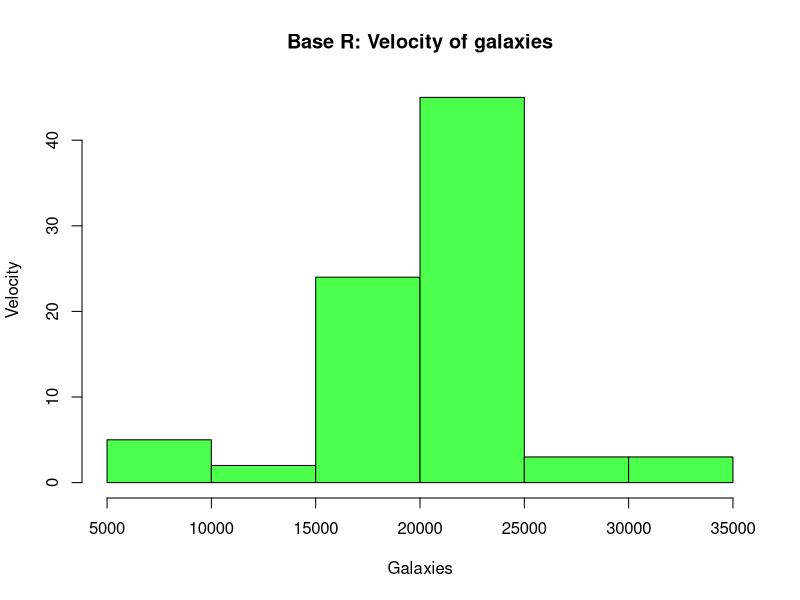
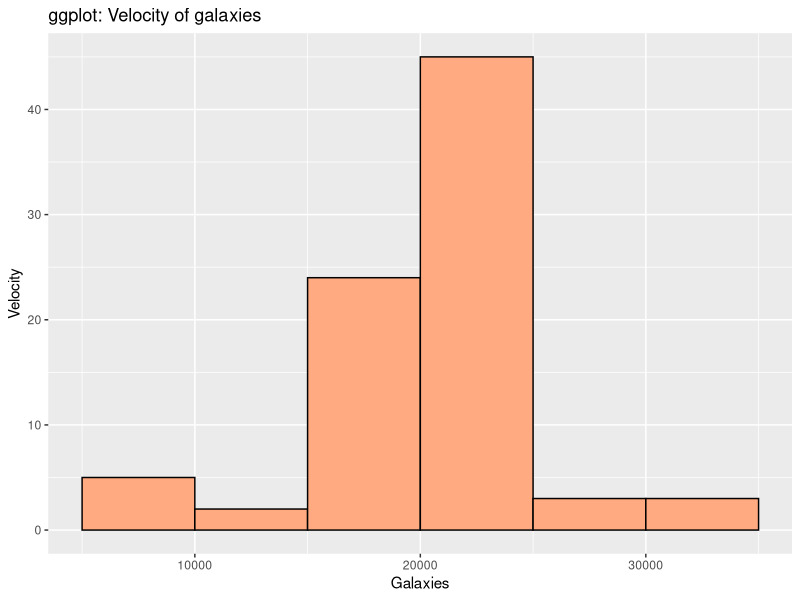
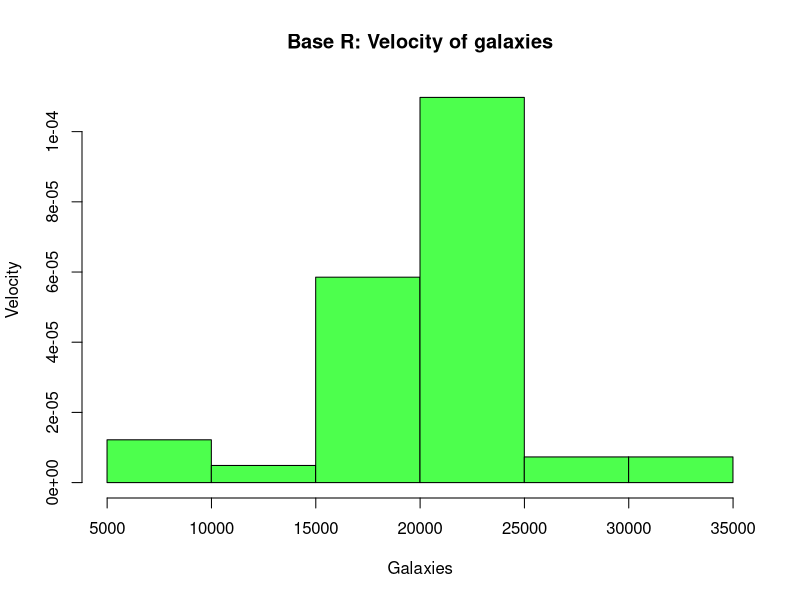
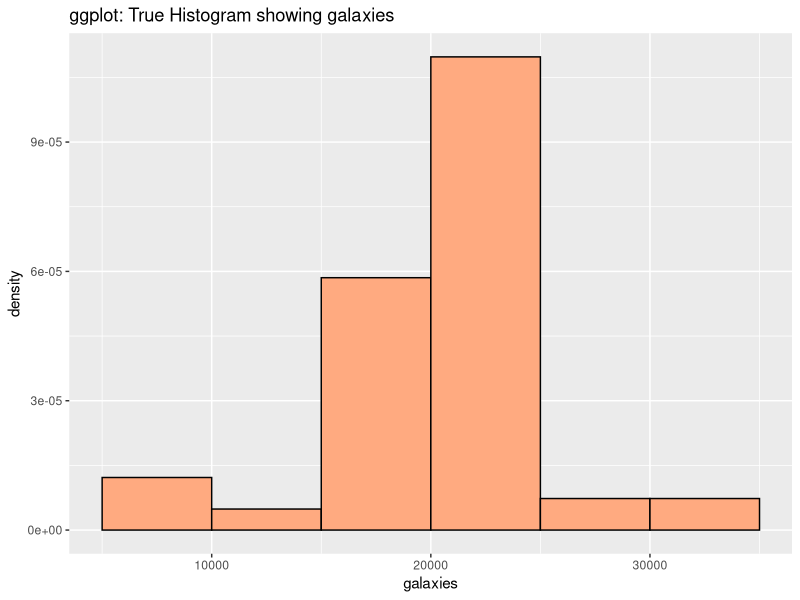
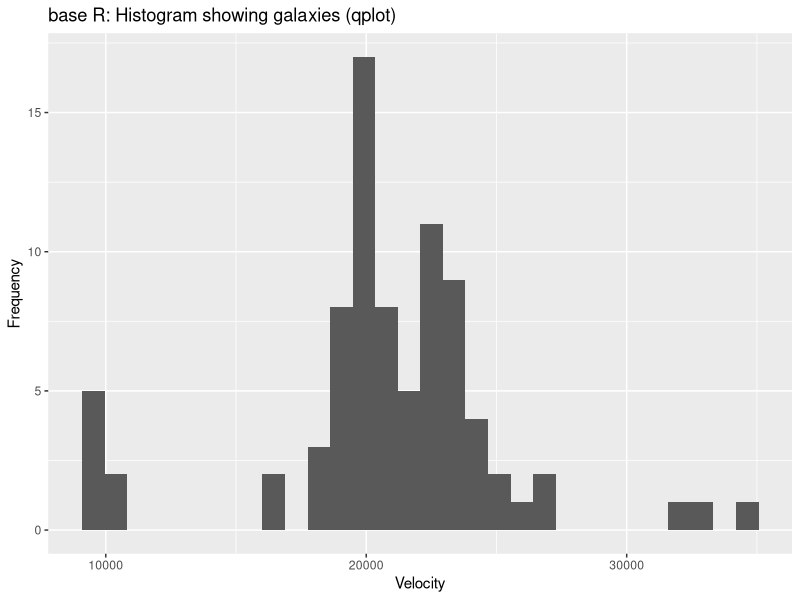
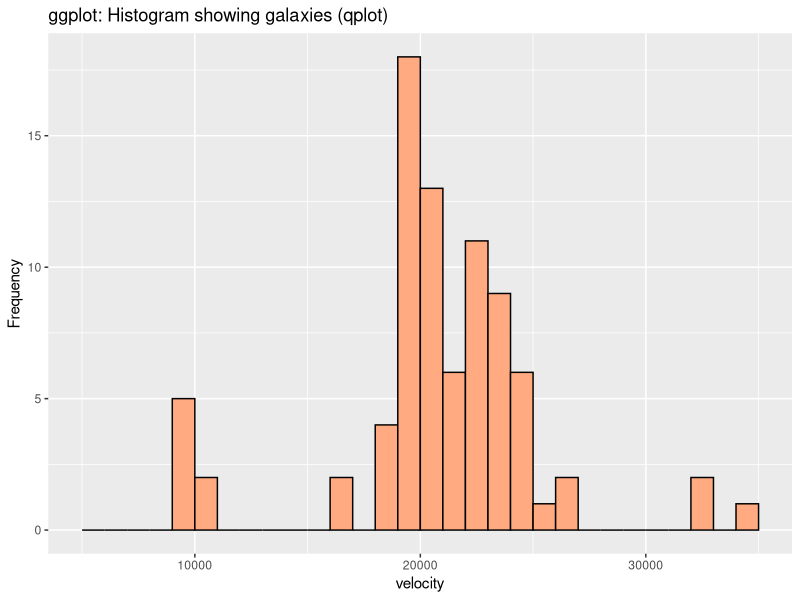
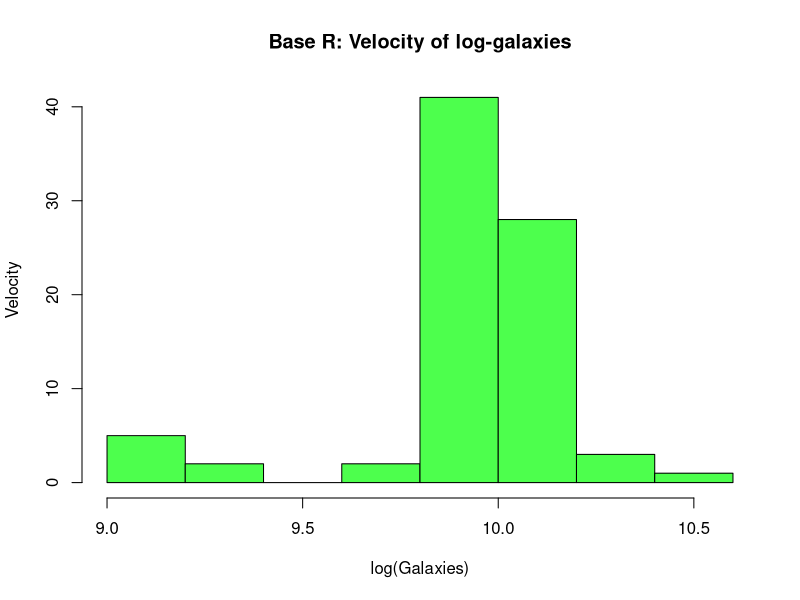
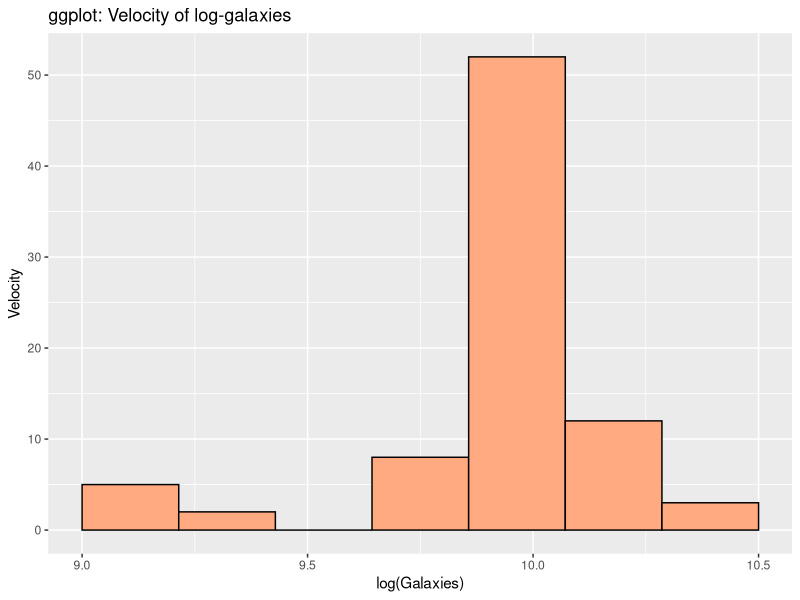

Generate these figures, in order, with R:
## ---- chunk 1
knitr::opts_chunk$set(message=F,warning=F,echo=F,fig_height=10,fig_width=6,cache = F)
## ---- chunk 2
library(MASS)
library(ggplot2)
data(galaxies, package = "MASS")

# Histogram
hist(galaxies, main = "Base R: Velocity of galaxies",
     xlab= "Galaxies",
     ylab= "Velocity",
     col = "#4dff4d")

ggplot() + aes(galaxies)+
  geom_histogram(binwidth = 5000, breaks = c(seq(5000, 35000, 5000)), boundary = NULL,
                 color = "black", fill= "#ffaa80") +
  labs(title = "ggplot: Velocity of galaxies", x = "Galaxies", y = "Velocity")

## true Histogram
truehist(galaxies,
         xlab="Galaxies",
         ylab="Velocity",
         main="Base R: Velocity of galaxies",
         col="#4dff4d")
Bins = 6 
Breaks = seq(5000, 35000, length.out = Bins + 1)
Binwidth = Breaks[2] - Breaks[1]
ggplot() + aes(galaxies) + geom_histogram(aes(y = ..density..), binwidth = Binwidth, 
                                          breaks = c(seq(5000, 35000, 5000)), boundary = NULL, 
                                          fill = "#ffaa80", color = "black", closed = "left") + 
  labs(title = "ggplot: True Histogram showing galaxies")


# Referance :
# https://www.journaldev.com/38367/density-plot-in-r
# https://bradleyboehmke.github.io/tutorials/histograms



## qplot 

qplot(galaxies) +
  labs(title='base R: Histogram showing galaxies (qplot)',
       x='Velocity',
       y='Frequency',
       col="#4dff4d")


# ggplot has discarded qplot 
BINS <- 30
#BINS <- 6
BREAKS <- seq(5000, 35000, length.out = BINS + 1)
BINWIDTH <- BREAKS[2] - BREAKS[1]
ggplot() + aes(galaxies) +
  geom_histogram(bins = BINS, breaks = BREAKS, binwidth = BINWIDTH, boundary = NULL, 
                 fill = "#ffaa80", color = "black") +
  labs(x = "velocity", y= "Frequency", title = 'ggplot: Histogram showing galaxies (qplot)')


# Referance : http://pages.stat.wisc.edu/~st849-1/Rnotes/qplot.pdf
## ---- chunk 3
logalaxies <- log(galaxies)

hist(logalaxies, main = "Base R: Velocity of log-galaxies",
     xlab= "log(Galaxies)",
     ylab= "Velocity",
     col = "#4dff4d")

Bins = 7 
Breaks = seq(9, 10.5, length.out = Bins + 1)
Binwidth = Breaks[2] - Breaks[1]
ggplot() + aes(logalaxies)+
  geom_histogram(binwidth = Binwidth, breaks = Breaks, boundary = NULL, color = "black",
                 fill= "#ffaa80") +
  labs(title = "ggplot: Velocity of log-galaxies", x = "log(Galaxies)", y = "Velocity")

truehist(logalaxies,
         xlab="log(Galaxies)",
         ylab="Velocity",
         main="Base R: Velocity of log-galaxies",
         col="#4dff4d")
Bins = 7 
Breaks = seq(9, 10.5, length.out = Bins + 1)
Binwidth = Breaks[2] - Breaks[1]
ggplot() + aes(logalaxies) + geom_histogram(aes(y = ..density..), binwidth = Binwidth, 
                                            breaks = Breaks, boundary = NULL, fill = "#ffaa80",
                                            color = "black", closed = "left") + 
  labs(title = "ggplot: True Histogram showing galaxies")


qplot(logalaxies) +
  labs(title='base R: Histogram showing log-galaxies (qplot)',
       xlab='log(galaxies',
       ylab ='Velocity',
       col="#4dff4d")


Bins = 30 
Breaks = seq(9, 10.5, length.out = Bins + 1)
Binwidth = Breaks[2] - Breaks[1]
ggplot() + aes(logalaxies) +
  geom_histogram(bins = Bins, breaks = Breaks, binwidth = Binwidth, boundary = NULL, fill = "#ffaa80",
                 color = "black") +
  labs(x = "velocity", y= "Frequency", title = 'ggplot: Histogram showing galaxies (qplot)')


# Referance :
# https://www.journaldev.com/38367/density-plot-in-r
# https://bradleyboehmke.github.io/tutorials/histograms
# http://pages.stat.wisc.edu/~st849-1/Rnotes/qplot.pdf

## ---- chunk 4
library(KernSmooth)
mydata <- as.data.frame(galaxies)


#plot.new()
# Gassuian with Bandwidh - 5000
# truehist(galaxies,ymax=0.0002,col="green", main="base R: Gaussian Over Smooth with bandwidth=5000")+
# lines(density(galaxies,kernel="gaussian",bw=5000),col="red")
# 
# #ggplot
# Bins = 6 
# Breaks = seq(5000, 35000, length.out = Bins + 1)
# Binwidth = Breaks[2] - Breaks[1]
# ggplot(mydata, aes(x=galaxies)) + 
#   geom_histogram(aes(y=..density..),# Histogram with density instead of count on y-axis
#                  bins = Bins,
#                  binwidth=Binwidth,
#                  colour="black", fill="#ffaa80") +
#   stat_density(kernel='gaussian', bw = 5000, fill = NA, col = "red") +
#   labs(title = "ggplot: Gaussian Over Smooth")  # Overlay with transparent density plot
# 
# 
# ### kernel = Triangular 
# truehist(galaxies,ymax=0.0002,col="green", main="base R: triangular Over Smooth with bandwidth=5000")+
# lines(density(galaxies,kernel="triangular",bw=5000),col="red")
# 
# 
# # ggplot
# Bins = 6 
# Breaks = seq(5000, 35000, length.out = Bins + 1)
# Binwidth = Breaks[2] - Breaks[1]
# ggplot(mydata, aes(x=galaxies)) + 
#   geom_histogram(aes(y=..density..),# Histogram with density instead of count on y-axis
#                  bins = Bins,
#                  binwidth=Binwidth,
#                  colour="black", fill="#ffaa80") +
#   stat_density(kernel='triangular', bw = 5000, fill = NA, col = "red") +
#   labs(title = "ggplot: triangular Over Smooth")  # Overlay with transparent density plot
# 
# 
# 
# 
# #######
# # Gassuian Base R with bw= 800
# truehist(galaxies,ymax=0.0002,col="green", main="base R: Gaussian Over Smooth with bandwidth=800")+
# lines(density(galaxies,kernel="gaussian",bw=800),col="red")
# 
# ## ggplot
# Bins = 6 
# Breaks = seq(5000, 35000, length.out = Bins + 1)
# Binwidth = Breaks[2] - Breaks[1]
# ggplot(mydata, aes(x=galaxies)) + 
#   geom_histogram(aes(y=..density..),# Histogram with density instead of count on y-axis
#                  bins = Bins,
#                  binwidth=Binwidth,
#                  colour="black", fill="#ffaa80") +
#   stat_density(kernel='gaussian', bw = 800, fill = NA, col = "red") +
#   labs(title = "ggplot: Gaussian Over Smooth")  # Overlay with transparent density plot
# 
# ## Kernel = triagular
# 
# truehist(galaxies,ymax=0.0002,col="green", main="base R: triangular Over Smooth with bandwidth=800")+
# lines(density(galaxies, kernel="triangular",bw=800),col="red")
# 
# ## ggplot
# Bins = 6 
# Breaks = seq(5000, 35000, length.out = Bins + 1)
# Binwidth = Breaks[2] - Breaks[1]
# ggplot(mydata, aes(x=galaxies)) + 
#   geom_histogram(aes(y=..density..),# Histogram with density instead of count on y-axis
#                  binwidth=Binwidth,
#                  colour="black", fill="#ffaa80") +
#   stat_density(kernel='triangular', bw = 800, fill = NA, col = "red") +
#   labs(title = "ggplot: triangular Over Smooth")  # Overlay with transparent density plot
# 
# 
# 
# 
# 
# 
# #####
#  truehist(galaxies,ymax=0.0002,col="green", main="base R: Gaussian Over Smooth with bandwidth=100")+
# lines(density(galaxies,kernel="gaussian",bw=100),col="red")
# 
# Bins = 6
# Breaks = seq(5000, 35000, length.out = Bins + 1)
# Binwidth = Breaks[2] - Breaks[1]
# ggplot(mydata, aes(x=galaxies)) +
#   geom_histogram(aes(y=..density..),# Histogram with density instead of count on y-axis
#                  binwidth=Binwidth,
#                  colour="black", fill="#ffaa80") +
#   stat_density(kernel='gaussian', bw = 100, fill = NA, col = "red") +
#   labs(title = "ggplot: Gaussian Over Smooth")  # Overlay with transparent density plot
# 
# ## kernel = Triangular
# 
# truehist(galaxies,ymax=0.0002,col="green", main="base R: Triangular Over Smooth with bandwidth=100")+
# lines(density(galaxies,kernel="triangular",bw=100),col="red")
# 
# Bins = 6
# Breaks = seq(5000, 35000, length.out = Bins + 1)
# Binwidth = Breaks[2] - Breaks[1]
# ggplot(mydata, aes(x=galaxies)) +
#   geom_histogram(aes(y=..density..),# Histogram with density instead of count on y-axis
#                  binwidth=Binwidth,
#                  colour="black", fill="#ffaa80") +
#   stat_density(kernel='triangular', bw = 100, fill = NA, col = "red") +
#   labs(title = "ggplot: Triangular Over Smooth")  # Overlay with transparent density plot
# 

## GGplot

Bins = 6 
Breaks = seq(5000, 35000, length.out = Bins + 1)
Binwidth = Breaks[2] - Breaks[1]
ggplot(mydata, aes(x=galaxies)) + 
  geom_histogram(aes(y=..density..),# Histogram with density instead of count on y-axis
                 bins = Bins,
                 binwidth=Binwidth,
                 colour="black", fill="#ffaa80") + labs(title = "ggplot: Gaussian Over Smooth")+
  stat_density(kernel='gaussian', bw = 5000, fill = NA, col = "red") +
  stat_density(kernel='gaussian', bw = 800, fill = NA, col = "#660033")+
  stat_density(kernel='gaussian', bw = 100, fill = NA, col = "Blue")
  

  
  
## Base.R
  
  truehist(galaxies,ymax=0.00035,col="green", main="base R: Gaussian Over various bandwidth")+
    lines(density(galaxies,kernel="gaussian",bw=5000),col="red")+
    lines(density(galaxies,kernel="gaussian",bw=800),col="#660033")+
    lines(density(galaxies,kernel="gaussian",bw=100),col="Blue")
    

  
## GGplot

Bins = 6 
Breaks = seq(5000, 35000, length.out = Bins + 1)
Binwidth = Breaks[2] - Breaks[1]
ggplot(mydata, aes(x=galaxies)) + 
  geom_histogram(aes(y=..density..),# Histogram with density instead of count on y-axis
                 bins = Bins,
                 binwidth=Binwidth,
                 colour="black", fill="#ffaa80") +
  labs(title = "ggplot: Triangular Over Smooth")+
  stat_density(kernel='triangular', bw = 5000, fill = NA, col = "red") +
  stat_density(kernel='triangular', bw = 800, fill = NA, col = "#660033")+
  stat_density(kernel='triangular', bw = 100, fill = NA, col = "Blue")
  

  
  
## Base.R
  
  truehist(galaxies,ymax=0.00035,col="green", main="base R: Triangular Over various bandwidth")+
    lines(density(galaxies,kernel="triangular",bw=5000),col="red")+
    lines(density(galaxies,kernel="triangular",bw=800),col="#660033")+
    lines(density(galaxies,kernel="triangular",bw=100),col="Blue")
    
 
  
# Referance : 
# Cami on a D2l group
# https://statisticsglobe.com/kernel-density-plot-in-base-r
# https://stat.ethz.ch/R-manual/R-devel/library/stats/html/density.html 

# Referance: https://stackoverflow.com/questions/59726811/ggplot-density-plot-for-multipl# e-groups

  
## ---- chunk 5
library(mclust)
model <- Mclust(mydata$galaxies)
summary(model, parameters = TRUE)

plot(model,what="density")+
title ("Density plot of the finite mixture model")

mclustBIC(galaxies)

# Referance:
# https://www.r-bloggers.com/2017/02/an-intro-to-gaussian-mixture-modeling/
# Brian S. Everitt, Sophia Rabe-Hesketh - Handbook of Statistical Analyses Using Stata,
# Third Edition (English and Mandarin Chinese Edition) (2003, Chapman and Hall CRC)
# page - 330-

## ---- chunk 6
library(HSAUR3)
library(KernSmooth)
library(reshape2)
library(dplyr)
data(birthdeathrates, ppackage = HSAUR3)
#head(birthdeathrates)
# Build 2d binned kernal estimation
bd_data <- bkde2D(birthdeathrates, bandwidth = sapply(birthdeathrates, dpik))

# Base R
contour(x = bd_data$x1, y = bd_data$x2, z = bd_data$fhat,
        main = "base R: Countor Scatterplot of Birth_Death_Rates",
        xlab="Birth Rates", 
        ylab="Death Rates",
        xlim =c(0,60), ylim = c(0,35))
points(birthdeathrates, pch=16, col="red")

# Referance : Dr. Saunders slide


# ggplot
ggplot(data=birthdeathrates,aes(birth,death)) + 
  geom_density2d(aes(colour=..level..)) + 
  scale_colour_gradient(low="pink",high="Red") + 
  theme_bw() +
  geom_point() +
   labs(title='ggplot: Countor Scatterplot of Birth Death Rates',
       x='Birth Rate',
       y='Death Rate') +
  scale_x_continuous(limits = c(0,60)) +
  scale_y_continuous(limits = c(0,35))


# Referance:
#https://www.r-statistics.com/2016/07/using-2d-contour-plots-within-ggplot2-to-visualize-relationships-between-three-variables/


## ---- chunk 7

 persp(x = bd_data$x1, y = bd_data$x2, z = bd_data$fhat,
xlab = "Birth Rate",
ylab = "Death Rate",
zlab = "estimated density",
theta = -35, axes = TRUE, box = TRUE,main = "Perspective plot for birthdeathrates data",
col = "#ff99e6")

# Referance:
# Dr Saunders Slide
## ---- chunk 8
mod1 <- Mclust(birthdeathrates)
summary(mod1, parameters = TRUE)
names(mod1)
mod1$parameters

# SUmmary: BIC
summary(mclustBIC(birthdeathrates))
summary(mod1$BIC)
#mclustBIC(birthdeathrates)

BIC.data<- as.data.frame(mod1$BIC[,])
BIC.data$NumComp<-rownames(BIC.data)
melted.BIC<- reshape2::melt(BIC.data, var.ids= "NumComp")

# plotting for the BIC
plot(mod1, what='BIC', main = "Base R: Plot of BIC")
#plot(mclustBIC(birthdeathrates))

ggplot(melted.BIC, aes(x=as.numeric(NumComp), y=value, colour=variable, group=variable))+
  scale_x_continuous("Number of Components")+
  scale_y_continuous("BIC")+
  scale_colour_hue("")+
  geom_point()+
  geom_line()+
  theme_bw() + 
  labs(title = "ggplot: BIC")


# For classification
summary(MclustDR(mod1))
plot(mod1, what = 'classification', main = "Base R: classification of plot")


# For ggplot
birthdeathrates %>% mutate(uncertainty = mod1$uncertainty,
                classification = factor(mod1$classification)) %>% 

 ggplot(aes(birth, death, shape = classification, color = classification)) +
  geom_point() + 
  guides(size = guide_legend(), shape = guide_legend()) + theme_classic() +stat_ellipse(level = 0.5, type = "t") + 
  labs(x = "birth", y = "death", title = "ggplot: Plot of classification")


# Uncertainity
summary(mod1$uncertainty)
plot(mod1, what = 'uncertainty', main = "Base R: uncertainity of plot")

birthdeathrates %>% mutate(uncertainty = mod1$uncertainty,
                classification = factor(mod1$classification)) %>% 
  ggplot(aes(birth, death, size = uncertainty, color = classification)) +
  geom_point() + 
  guides(size = guide_legend(), colour = "legend") + theme_classic() +
  stat_ellipse(level = 0.5, type = "t") + 
  labs(x = "birth", y = "death", title = "ggplot: Uncertainty")


plot(mod1, what = "density", main = "Base R: Density plot")
ggplot(birthdeathrates, aes(x = birth, y = death)) +
  geom_point() +
  geom_density_2d(aes(colour=..level..)) + scale_colour_gradient(low="pink",high="Red") +
  labs ( title = "ggplot: Plot of density")


# Referance: 
# https://stat.uw.edu/sites/default/files/files/reports/2012/tr597.pdf page 35

## ---- chunk 9
data("schizophrenia", package = "HSAUR3")
# head(schizophrenia)
ggplot(data = schizophrenia)+
  stat_density(kernal = "Gaussian", adjust = 1,aes(age,fill = gender))+
    labs(title = 'Density plot (gaussian) of Schizophrenia diagnosis data',
       x = "Diagnosis Age",
       y='Density Estimate') +
    theme(
        strip.background = element_blank(),
        strip.text.y = element_blank(),
        panel.background = element_blank()
        )

# Referance:
# https://www.slideshare.net/Sheffield_R_/intro-to-ggplot2-sheffield-r-users-group-feb-2015
 

## ---- chunk 10
ggplot(data = schizophrenia)+
  geom_histogram(aes(age,fill = gender))+
    labs(title = 'Density plot (gaussian) of Schizophrenia diagnosis data',
       x = "Diagnosis Age",
       y='Density Estimate') +
  scale_fill_manual( values = c("red","blue"))+
  theme(
        strip.background = element_blank(),
        strip.text.y = element_blank(),
        panel.background = element_blank()
        )

# Referances:
# https://rstudio.com/wp-content/uploads/2015/03/ggplot2-cheatsheet.pdf
# http://www.sthda.com/english/wiki/ggplot2-essentials

## ---- chunk 11
setMen <- subset(schizophrenia, gender=="male")$age
setWmn <- subset(schizophrenia, gender=="female")$age


hist (schizophrenia$age, xlab="Age", ylab="Density", main="Distribution of Schizophrenia by Age", freq=FALSE, ylim=c(0,.075), border=4)
lines(density(setMen), col=1, )
lines(density(setWmn), col=2)
legend(50, 0.05, legend=c("Female", "Male"),
       col=c(1,2), lty=c(1,1), cex=0.8)

# Referance: 
# https://statisticsglobe.com/kernel-density-plot-in-base-r
## ---- chunk 12
male <- subset(schizophrenia, gender == "male")
female <- subset(schizophrenia, gender == "female")
mod_male <- Mclust(male$age)
plot(mod_male, what = "BIC")+
title(main='BIC Of schizophrenia for male')

mod_female <- Mclust(female$age)
plot(mod_female, what = "BIC")+
title(main = 'BIC of Schizophenia for female')

cat("Summary for male")
print(summary(mod_male, parameters = TRUE))

cat("Summary for female")
print(summary(mod_female, parameters = TRUE))


# Referance 
# Brian S. Everitt, Sophia Rabe-Hesketh - Handbook of Statistical Analyses Using Stata, Third Edition (English and Mandarin Chinese Edition) (2003, Chapman and Hall CRC) page- 130-131
# https://rpubs.com/kkuipers/529695
